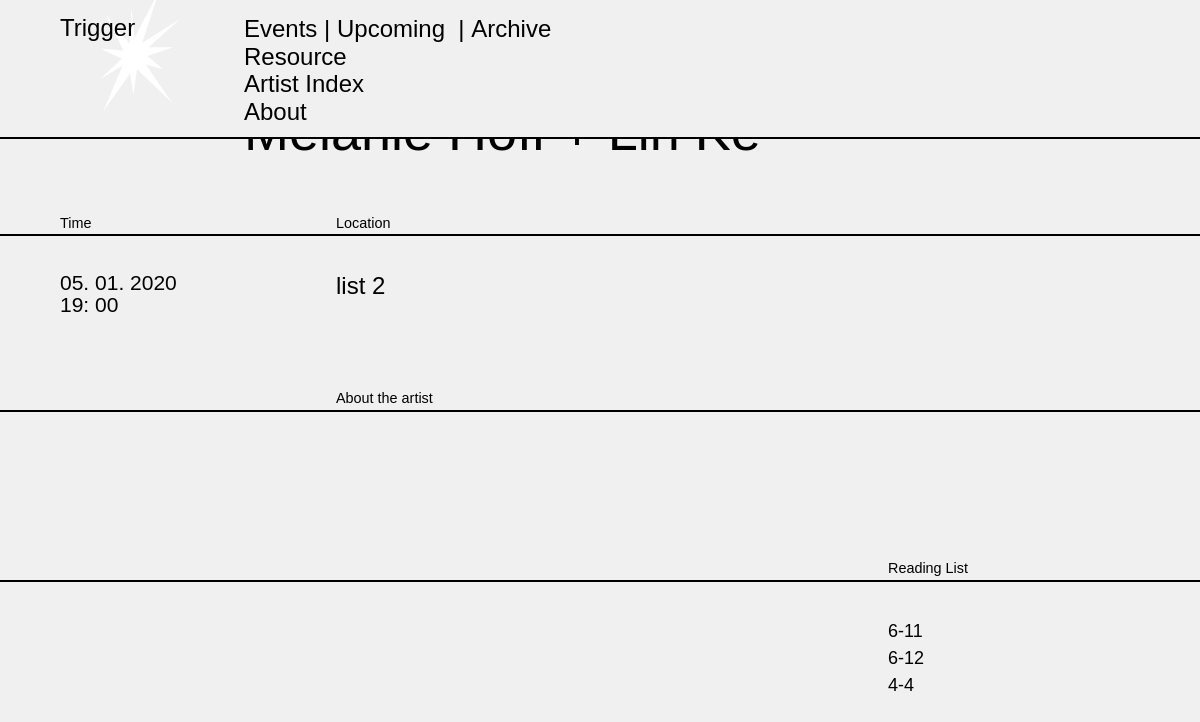
The page /events/upcoming/melanie-hoff-lin-ke on the database its author committed.
### tables this page shows
CREATE TABLE `objects` (
  `id` int(10) unsigned NOT NULL AUTO_INCREMENT,
  `active` int(1) unsigned NOT NULL DEFAULT '1',
  `created` datetime DEFAULT NULL,
  `modified` datetime DEFAULT NULL,
  `rank` int(10) unsigned DEFAULT NULL,
  `name1` tinytext,
  `name2` tinytext,
  `url` tinytext,
  `email` tinytext,
  `begin` datetime DEFAULT NULL,
  `end` datetime DEFAULT NULL,
  `date` datetime DEFAULT NULL,
  `head` tinytext,
  `main_two` mediumblob,
  `notes` mediumblob,
  `event_date` datetime DEFAULT NULL,
  `location` text,
  `cato` tinytext,
  `event_time` datetime DEFAULT NULL,
  `main_one` mediumblob,
  `website` text,
  `exhibit` text,
  `reading` text,
  `qanda` mediumblob,
  `thumbnail` tinytext,
  `reading_fromid` int(10) DEFAULT NULL,
  `reading_toid` int(10) DEFAULT NULL,
  PRIMARY KEY (`id`)
);

### controller/nav_controller.php (called while the page is built)
<?
$menu_items = $oo->children(0);
foreach($menu_items as $key => $mi){
	if($mi['url'] == 'events'){
		$menu_items[$key]['submenu'] = $oo->children($mi['id']);
	}
}
require_once('views/nav.php');

### controller/head_controller.php (called while the page is built, shortened)
<?
$oo = new Objects();
$uu = new URL();
if($uu->id)
    $item = $oo->get($uu->id);
else
    $item = $oo->get(0);
$item = $oo->get($uu->id);
require_once('views/head.php');
?>

### open-records-generator/models/objects.php (called while the page is built, shortened)
<?
class Objects extends Model
{
	public function children($o)
	{
		$fields = array("objects.*");
		$tables = array("objects", "wires");
		$where	= array("wires.fromid = '".$o."'",
						"wires.active = 1",
						"wires.toid = objects.id",
						"objects.active = '1'");
		$order 	= array("objects.rank", "objects.begin", "objects.end", "objects.name1");
		return $this->get_all($fields, $tables, $where, $order);
	}
	public function urls_to_ids($u)
	{
		$objects = array();
		for($i = 0; $i < count($u); $i++)
		{
			$fields = array("objects.id",
							"objects.name1");
			$tables = array("objects", "wires");
			$where 	= array("wires.toid = objects.id",
							"objects.url = '".$u[$i]."'",
							"wires.active = '1'",
							"objects.active = '1'");
            $order 	= array("objects.rank", "objects.begin", "objects.end", "objects.name1");
			$tmp = $this->get_all($fields, $tables, $where, $order);
			$fromid = $tmp[0]['id'];
			$objects[] = $fromid;
		}
		return $objects;
	}
}
?>

### open-records-generator/models/model.php (called while the page is built, shortened)
<?
class Model
{
	public static function get($id)
	{
		global $db;
		$sql = "SELECT *
				FROM " . static::table_name . "
				WHERE id = $id
				LIMIT 1";
		$res = $db->query($sql);
		$item = $res->fetch_assoc();
		return $item;
	}
	public static function get_all(	$fields = array("*"),
									$tables = array("objects"),
									$where = array(),
									$order = array(),
									$limit = '',
									$descending = FALSE,
									$distinct = TRUE)
	{
		global $db;
		$sql = "SELECT ";
		if($distinct)
			$sql .= "DISTINCT ";
		$sql .= implode(", ", $fields) . " ";
		$sql .= "FROM " . implode(", ", $tables) . " ";
		if (!empty($where))
			$sql .= "WHERE " . implode(" AND ", $where) . " ";
		if (!empty($order))
			$sql .= "ORDER BY " . implode(", ", $order) . " ";
		$res = $db->query($sql);
		$items = array();
		while ($obj = $res->fetch_assoc())
			$items[] = $obj;
		return $items;
	}
}
?>

### controller/upcoming_controller.php (called while the page is built, shortened)
<?
$thisEvent = $item;
$this_location = $thisEvent["location"];
$this_date = date("m. d. Y", strtotime($thisEvent["event_date"]));
$this_time = date("H: i", strtotime($thisEvent["event_time"]));
$hasReading = false;
$hasReference = true;
if($thisEvent['reading'])
	$hasReading = true;
require_once("views/upcoming.php");
?>

### open-records-generator/config/config.php (called while the page is built, shortened)
<?php
$root = $_SERVER["DOCUMENT_ROOT"]."/";
$admin_root = $root . "open-records-generator/";
$models_root = $admin_root . "models/";
require_once($models_root."model.php");
require_once($models_root."objects.php");
spl_autoload_register(function ($class) {
	$file = strtolower(preg_replace('#\\\|_(?!.+\\\)#','/', $class) . '.php');
});
?>

### open-records-generator/config/url.php (called while the page is built, shortened)
<?php
class URL extends URL_Base {
	function __construct($urls=null) {
		global $oo;
		if (!$urls) {
           	 	$script = explode('/', rtrim($_SERVER['SCRIPT_NAME'], '/'));
        		$urls = explode('/', rtrim($_SERVER['REQUEST_URI'], '/'));
        		while($script[0] == $urls[0]) {
	                array_shift($script);
            		array_shift($urls);
        		}
        	}
		try {
			$ids = $oo->urls_to_ids($urls);
		}
		catch(Exception $e) {
			$urls = array_slice($urls, 0, $e->getMessage());
			$ids = $oo->urls_to_ids($urls);
		}
		$id = $ids[count($ids)-1];
		$this->id = $id;
	}
}
?>

### views/upcoming.php (the view, shortened to what this page needs)
<div id = "main_ctner_upcoming" class = "main_ctner">
	<div id = "title_title" class = "section_title">
		<h6 id = "cato"><? echo $this_cat;  ?></h6>
		<h4 id = "title"><? echo $this_title; ?></h4>
	</div>
	<div id = "title_content" class = "section_content"></div>
	<div id = "info_title" class = 'section_title'>
		<h6 class = "info_cato" id = "info_cato_time">Time</h6>
		<h6 class = "info_cato" id = "info_cato_location">Location</h6>
	</div>
	<div id = "info_content" class = "section_content">
		<h2 id = "info_time"><?
			echo $this_date;
			?><br><?
			echo $this_time;
			?>
		</h2>
		<div id = "info_location" class = "">
			<? echo $this_location; ?>
		</div>
	</div>
	<div id = "about_title" class = 'section_title'>
		<h6 class = "info_cato">About the artist</h6>
	</div>
	<div id = "about_content" class = "section_content bodyText">
		<figure class = "about_img img_ctner">
		</figure>
	</div>
	<? if($hasReference){ ?>
	<div id = "reference_title" class = 'section_title'>
		<h6 class = "info_cato" id = "cato_website"><? echo $hasWebsite ? 'Website' : ''; ?></h6>
		<h6 class = "info_cato" id = "cato_exhibit"><? echo $hasExhibit ? 'Recent exhibition' : ''; ?></h6>
		<h6 class = "info_cato" id = "cato_reading"><? echo $hasReading ? 'Reading List' : ''; ?></h6>
	</div>
	<div id = "reference_content" class = "section_content">
		<div id = "reference_website">
		</div>
		<div id = "reference_exhibit">
		</div>
		<div id = "reference_reading">
			<? echo $thisEvent['reading']; ?>
		</div>
	</div>
	<? } ?>
</div>

### views/nav.php (shortened to what this page needs)
<div id = "nav" class = "<? echo ($uri[1] == "") ? "" : "folded" ?>">
	<div id = "title" >
		<h1 class = 'logo_explodeCtner'><a href = "/">Trigger</a></h1>
	</div>
	<div id = "menu_ctner">
		<? foreach($menu_items as $mi){
			$this_url = strtolower($mi['url']);
		?>
			<div id = "menu_btn_<? echo $this_url; ?>" class = "menu_btn" >
				<a class = "<?
					if($this_item == 'events') echo ($uri[1] == $this_url || $uri[1] == '') ? 'active' : '' ;
					else echo ($uri[1] == $this_url) ? 'active' : '' ;
					?> explodeCtner"  href = "/<? echo $this_url; ?>">
					<svg class = 'explode'></svg><? echo $mi['name1'] ?>
				</a>
				<? if(isset($mi['submenu'])){
						foreach($mi['submenu'] as $si){
							$this_sub_name = $si['name1'];
							$this_sub_url = strtolower($si['url']);
							?>
							<a class = "<? echo ($uri[2] == $this_sub_url) ? 'active' : '' ?> explodeCtner"  href = "/<? echo $this_url; ?>/<? echo $this_sub_url; ?>">
								<svg class = 'explode'></svg>&nbsp;|&nbsp;<? echo $this_sub_name; ?>&nbsp;</a>
					<? } ?>
				<? } ?>
			</div>
		<? } ?>
	</div>
</div>

### style/exe.css (style rules this page uses)
* { padding: 0; margin: 0; -webkit-box-sizing: border-box; -moz-box-sizing: border-box; box-sizing: border-box; position: relative; position: -webkit-relative; }
html { font-size: 1vw; font-family: neue-haas-grotesk-text, sans-serif; font-weight: 400; font-style: normal; }
body { background-color: #f0f0f0; color: black; }
h1 { font-weight: 400; font-size: 2rem; line-height: 1.05em; }
h2 { font-size: 1.75rem; line-height: 1.05em; font-weight: 400; }
h4 { font-weight: 400; font-size: 2rem; line-height: 1.05em; }
h6 { font-weight: 500; font-size: 1.2rem; line-height: 1.5em; }
a { color: #000; text-decoration: none; font-style: normal; }
.explode { position: absolute; position: -webkit-absolute; pointer-events: none; z-index: -1; }
#nav { display: grid; grid-template-columns: repeat(12, 1fr); grid-gap: 2vw; position: fixed; position: -webkit-fixed; top: 0; left: 0; z-index: 1000; width: 100vw; max-width: 100%; padding: 1.25vw 5vw 1vw 5vw; background-color: #f0f0f0; }
#nav #title { grid-column: 1/2 span; }
#nav #title a { font-style: normal; }
#nav #menu_ctner { grid-column: 3/8 span; }
#nav #menu_ctner a { font-size: 2rem; line-height: 1.15em; display: inline-block; max-height: 5vw; -webkit-transition: max-height 0.35s; -moz-transition: max-height 0.35s; -ms-transition: max-height 0.35s; -o-transition: max-height 0.35s; transition: max-height 0.35s; }
#nav #menu_ctner a.active { font-style: normal; }
#nav #menu_ctner .menu_btn { cursor: pointer; display: flex; }
#nav.folded { border-bottom: none; }
#nav.folded #menu_ctner a:not(.active) { max-height: 0; overflow: hidden; }
.logo_explodeCtner .explode { width: 100%; height: 10vw; top: -2vw; }
.main_ctner { margin-bottom: 6vw; border-bottom: 2px solid #000; padding-top: 15vw; }
.section_title { position: -webkit-sticky; position: sticky; cursor: pointer; display: grid; grid-template-columns: repeat(12, 1fr); grid-gap: 0.5vw 2vw; border-bottom: 2px solid black; padding: 0.5vw 0; width: 100%; padding: 0 5vw; -webkit-transition: padding 0.1s, transform 0.15s; -moz-transition: padding 0.1s, transform 0.15s; -ms-transition: padding 0.1s, transform 0.15s; -o-transition: padding 0.1s, transform 0.15s; transition: padding 0.1s, transform 0.15s; z-index: 500; background-color: #f0f0f0; }
.section_title:first-of-type { margin-top: 0; }
.section_content { padding: 3vw 5vw 6vw 5vw; }
#title_title { width: 100vw; max-width: 100%; background-color: #f0f0f0; z-index: 500; border-bottom: none; padding-top: 4vw; -webkit-transition: padding-top 0.1s; -moz-transition: padding-top 0.1s; -ms-transition: padding-top 0.1s; -o-transition: padding-top 0.1s; transition: padding-top 0.1s; }
#title_title #title { grid-column: 3/7 span; font-size: 4.5rem; -webkit-transition: all 0.25s; -moz-transition: all 0.25s; -ms-transition: all 0.25s; -o-transition: all 0.25s; transition: all 0.25s; }
#title_title #cato { grid-column: 1/2 span; grid-row: 1/1 span; margin-bottom: 0.5vw; }
.img_ctner { margin: 0.5vw 0; }
#cato_website, #reference_website { grid-column: 1/3 span; }
#cato_exhibit, #reference_exhibit { grid-column: 4/6 span; }
#cato_reading, #reference_reading { grid-column: 10/3 span; }
#reference_content { font-size: 1.5rem; line-height: 1.5em; }
#main_ctner_upcoming { padding-top: 0; }
#main_ctner_upcoming .section_title { grid-column: 1/12 span; }
#main_ctner_upcoming .section_content { display: grid; grid-template-columns: repeat(12, 1fr); grid-gap: 2vw; }
#main_ctner_upcoming .info_cato { z-index: 500; }
#main_ctner_upcoming #info_cato_time { grid-column: 1/3 span; }
#main_ctner_upcoming #info_cato_location { grid-column: 4/9 span; }
#main_ctner_upcoming #info_content { font-size: 2rem; }
#main_ctner_upcoming #info_content #info_time { grid-column: 1/3 span; }
#main_ctner_upcoming #info_content #info_location { grid-column: 4/9 span; }
#main_ctner_upcoming #about_title .info_cato { grid-column: 4/9 span; }
#main_ctner_upcoming #about_content .img_ctner { grid-column: 4/8 span; margin: 0; }

### rows shown on the page
objects: name1 "Events"
objects: name1 "Upcoming"
objects: name1 "Archive"
objects: name1 "Resource"
objects: name1 "Artist Index"
objects: name1 "About"
objects: event_date "05. 01. 2020", event_time "19: 00", location "list 2", reading "6-11 6-12 4-4"
